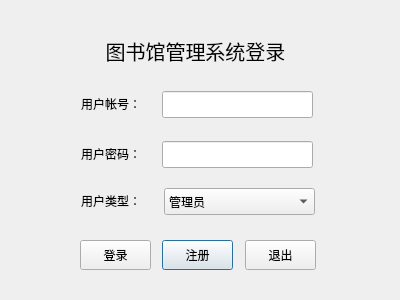
<?xml version="1.0" encoding="UTF-8"?>
<ui version="4.0">
 <class>UserLogin</class>
 <widget class="QDialog" name="UserLogin">
  <property name="enabled">
   <bool>true</bool>
  </property>
  <property name="geometry">
   <rect>
    <x>0</x>
    <y>0</y>
    <width>400</width>
    <height>300</height>
   </rect>
  </property>
  <property name="windowTitle">
   <string>UserLogin</string>
  </property>
  <widget class="QLabel" name="label">
   <property name="geometry">
    <rect>
     <x>100</x>
     <y>30</y>
     <width>191</width>
     <height>41</height>
    </rect>
   </property>
   <property name="font">
    <font>
     <pointsize>15</pointsize>
    </font>
   </property>
   <property name="text">
    <string>图书馆管理系统登录</string>
   </property>
   <property name="alignment">
    <set>Qt::AlignCenter</set>
   </property>
  </widget>
  <widget class="QPushButton" name="reg_btn">
   <property name="geometry">
    <rect>
     <x>162</x>
     <y>240</y>
     <width>71</width>
     <height>30</height>
    </rect>
   </property>
   <property name="text">
    <string>注册</string>
   </property>
  </widget>
  <widget class="QPushButton" name="login_btn">
   <property name="geometry">
    <rect>
     <x>80</x>
     <y>240</y>
     <width>71</width>
     <height>30</height>
    </rect>
   </property>
   <property name="text">
    <string>登录</string>
   </property>
  </widget>
  <widget class="QPushButton" name="quit_btn">
   <property name="geometry">
    <rect>
     <x>245</x>
     <y>240</y>
     <width>71</width>
     <height>30</height>
    </rect>
   </property>
   <property name="text">
    <string>退出</string>
   </property>
  </widget>
  <widget class="QLabel" name="label_1">
   <property name="geometry">
    <rect>
     <x>81</x>
     <y>94</y>
     <width>75</width>
     <height>20</height>
    </rect>
   </property>
   <property name="text">
    <string>用户帐号：</string>
   </property>
  </widget>
  <widget class="QLineEdit" name="acnt_le">
   <property name="geometry">
    <rect>
     <x>162</x>
     <y>91</y>
     <width>151</width>
     <height>27</height>
    </rect>
   </property>
  </widget>
  <widget class="QLineEdit" name="pwd_le">
   <property name="geometry">
    <rect>
     <x>162</x>
     <y>141</y>
     <width>151</width>
     <height>27</height>
    </rect>
   </property>
  </widget>
  <widget class="QLabel" name="label_2">
   <property name="geometry">
    <rect>
     <x>81</x>
     <y>144</y>
     <width>75</width>
     <height>20</height>
    </rect>
   </property>
   <property name="text">
    <string>用户密码：</string>
   </property>
  </widget>
  <widget class="QLabel" name="label_3">
   <property name="geometry">
    <rect>
     <x>81</x>
     <y>191</y>
     <width>75</width>
     <height>20</height>
    </rect>
   </property>
   <property name="text">
    <string>用户类型：</string>
   </property>
  </widget>
  <widget class="QComboBox" name="type_cbx">
   <property name="geometry">
    <rect>
     <x>164</x>
     <y>188</y>
     <width>151</width>
     <height>27</height>
    </rect>
   </property>
   <property name="layoutDirection">
    <enum>Qt::LeftToRight</enum>
   </property>
   <property name="editable">
    <bool>false</bool>
   </property>
   <item>
    <property name="text">
     <string>管理员</string>
    </property>
   </item>
   <item>
    <property name="text">
     <string>读者</string>
    </property>
   </item>
  </widget>
 </widget>
 <layoutdefault spacing="6" margin="11"/>
 <resources/>
 <connections/>
</ui>
